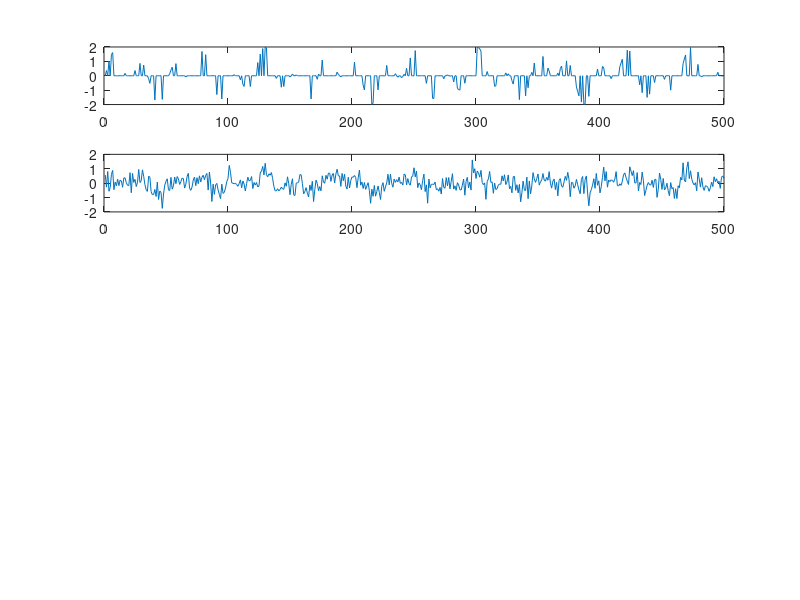

Recreate this plot in MATLAB. (Note: this script raises an error after producing the figure.)
addpath('l1magic-1.11/l1magic/Optimization');

PM=5

G = 4;
fs = 40000;
N = 500;
K = round(N/G);

t = 1;
t0 = 0;
ifun = @(t) sin(1394*pi*t) + sin(3266*pi*t);

t = t0:1/fs:t0+(N-1)/fs;
raw = ifun(t);

%plot(x(1:N/4));


%mask = repmat([1,zeros(1,G-1)],1,N/G);

%x = raw .* mask;
x = raw;
x(randperm(N, N-K)) = 0;
x = x';
subplot(PM,1,1); plot(x(1:N));

A = randn(K, N);
A = orth(A')';
%D = dct(eye(N,N));
%A = D(K,:)
%A = fspecial('gaussian',16);

y = A*raw';

x0 = A'*y;
subplot(PM,1,2); plot(x0(1:N));
xp = l1eq_pd(x, A, [], y, 1e-4);
subplot(PM,1,3); plot(xp(1:N));


Y = fft(raw);
P2 = abs(Y/N);
P1 = P2(1:N/2+1);
P1(2:end-1) = 2*P1(2:end-1);
F = fs*(0:(N/2))/N;
subplot(PM,1,4); plot(F,P1);
Y = fft(xp);
P2 = abs(Y/N);
P1 = P2(1:N/2+1);
P1(2:end-1) = 2*P1(2:end-1);
F = fs*(0:(N/2))/N;
subplot(PM,1,5); plot(F,P1);

